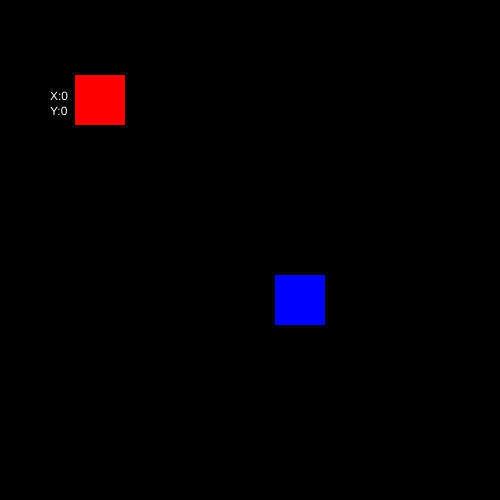
Frame 1 (no input)
Frame 60 (no input): identical to frame 1, image omitted
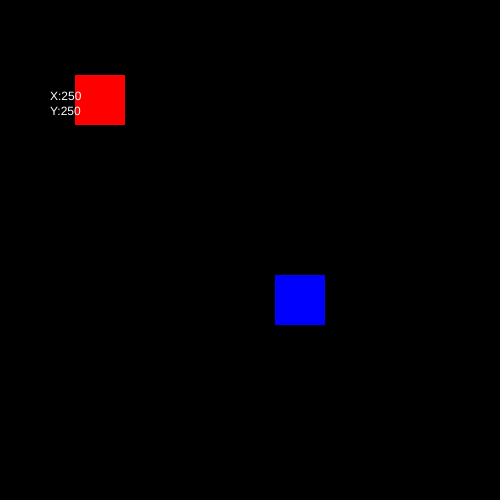
Frame 120 (the mouse pressed at the canvas centre since frame 60)

The p5.js sketch that drew these frames (run headless with seeded random() and noise() and a simulated clock; from frame 60 on, the mouse is pressed at the canvas centre):

// p5.js sketch
// ── sketch.js
let myXPos = 100;
let myYPos = 100;
let enemyXPos = 300;
let enemyYPos = 300;
let myLeft, myRight, myTop, myBottom;
let enemyLeft, enemyRight, enemyTop, enemyBottom;


function setup() {
   createCanvas(500, 500);
   noStroke();


   rectMode(CENTER);
}


function draw() {
   background(0);

    fill(0,0,255);
    rect(enemyXPos, enemyYPos, 50, 50);

    fill(255, 0, 0);
    rect(myXPos, myYPos, 50, 50);


   if (keyIsDown(LEFT_ARROW)) {
       myXPos -= 3;
   }


   if (keyIsDown(RIGHT_ARROW)) {
       myXPos += 3;
   }


   if (keyIsDown(UP_ARROW)) {
       myYPos -= 3;
   }


   if (keyIsDown(DOWN_ARROW)) {
       myYPos += 3;
   }

   myLeft = myXPos - 25;
   myRight = myXPos + 25;
   myTop = myYPos - 25;
   myBottom = myYPos + 25;

   enemyLeft = enemyXPos - 25;
   enemyRight = enemyXPos + 25;
   enemyTop = enemyYPos - 25;
   enemyBottom = enemyYPos  + 25;

   //Detects for NO COLLISON
   if(myLeft > enemyRight || myRight < enemyLeft || myTop > enemyBottom || myBottom < enemyTop){
    console.log("No Collision");
} else {
    console.log("Collision")

    fill(random(0,255));
    text(22);
    text("I'm Colliding with my enemy, Ouch!", 140, 480);

}

    //Visualize Coordinates
    fill(255);
    let label1 = "X:"+ mouseX;
    let label2 = "Y:"+ mouseY;
    text(label1, 50, 100);
    text(label2, 50, 115);
}
